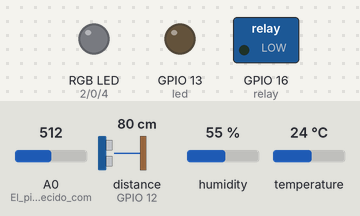
Bench run of a sketch on a simulated ESP8266 (NodeMCU). Parts: switched loads named in the sketch (green lamp = pin HIGH), an RGB LED mixed from three pins (HIGH = lit), output pins drawn as LEDs (lit = HIGH). The inputs (shaded band) are chosen by the test bench; at power-on: A0 (El_pin_A0_establecido_com) = 512, distance to the obstacle (sensor on GPIO 12) 80 cm, humidity 55 %, temperature 24 °C. The echo pulse lasts 58.3 µs per cm; WiFi joins after 1.5 s; servers stay silent unless stated; random numbers use the default seed unless the sketch sets one; no MQTT or app messages arrive unless stated; pins used as bus, display or sensor lines are not drawn; what the sketch prints to the serial monitor is not drawn.

Above: at 0.0 s.
At 1.6 s:
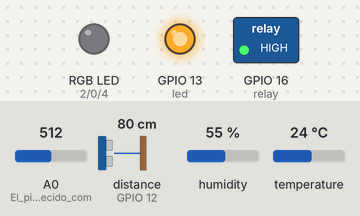
At 68.6 s:
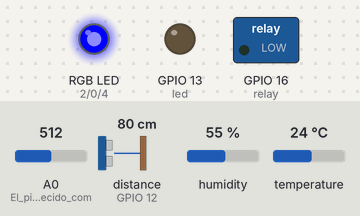
Timing chart, 0 to 70.1 s (numbered marks = the images above):
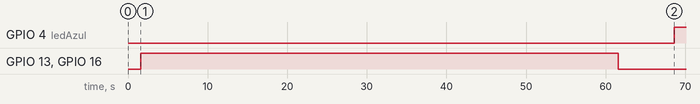

Measured:
- by itself, GPIO 4 (ledAzul): LOW → HIGH at 68.6 s
- by itself, GPIO 13 (led), GPIO 16 (relay): LOW → HIGH at 1.6 s, → LOW 60.0 s later

The sketch:

codigoFINALcomentado.ino
```cpp
/******************* Librerías usadas *************************/
//Libreria para conectarse a una red Wifi con el ESP8266
#include <ESP8266WiFi.h>
//Libreria para que el microcontrolador se comporte como un cliente MQTT
#include <PubSubClient.h>
//Libreria para realizar la calibracion de los sensores de temperatura y humedad
#include "DHTesp.h"

/******** Credenciales para la conexión MQTT *****************/
const char* ssid = "MOVISTAR-MalcaR.";//Nombre de red
const char* password = "I8k7l911@MalcaRamirez25.Com";// Contraseña de la red
const char* mqtt_server = "192.168.1.25"; //ip de broker
const char* mqtt_user = "grupo8";
const char* mqtt_password = "grupo8";

/************* Definimos los pines usados ****************/
//Se define los pines para los diferentes sensores
const int TRIG = 14;      // trigger en pin D5
const int ECHO = 12;      // echo en pin D6
const int relay = 16;    // relay en PIN D0
#define DHTpin 5         // declaramos el pin nro 5 - D1 para el sensor de temperatura y humedad
const int ledRojo = 2; //pin D4 LED-RGB
const int ledVerde = 0; //pin D3 LED-RGB
const int ledAzul = 4; //pin D2 LED-RGB
const int led =13;//pin D7 LED

const float VelSon = 34000.0;// Constante velocidad sonido en cm/s

bool validar= true; //Auxiliar para accionar solo una vez el envio de correo
bool validarriego= true;//Auxiliar para accionar como máximo dos veces el riego

/****** Inicializamos los valores de cada una de las salidas de los sensores ********/
float hum = 0;
float temp = 0;
float humedad =0;
float distancia;
String regar;

/******* Vector de caracteres para enviar el mensaje al topico ************/
char datos[100];
char datos2[100];
char datos3[100];
char datos4[100];
char datos5[100];

DHTesp dht; // declaramos una variable tipo DHTest

WiFiClient espClient;
PubSubClient client(espClient);
unsigned long lastMsg = 0;
#define MSG_BUFFER_SIZE  (50)
char msg[MSG_BUFFER_SIZE];
int value = 0;

void setup_wifi() {
  //Configuracion del wifi para establecer la conexion
  delay(10);
  Serial.println();
  Serial.print("Connecting to ");
  Serial.println(ssid);
  //Wifi en modo estación (STA)
  WiFi.mode(WIFI_STA);
  //Conectarse a la red wifi
  WiFi.begin(ssid, password);
  //Mientras no nos conectemos a la red wifi
  while (WiFi.status() != WL_CONNECTED) {
    delay(500);
    Serial.print(".");
  }
  //Inicializa el generador de numeros pseudo aleatorios con una semilla
  //establecida por el numero de ms en el cual arduino comenzo a ejecutar el programa
  randomSeed(micros());

  Serial.println("");
  Serial.println("WiFi connected");
  Serial.println("IP address: ");
  Serial.println(WiFi.localIP());

}

void callback(char* topic, byte* payload, unsigned int length) {
  String  cadena;
  Serial.print("Message arrived [");
  Serial.print(topic); //Topico al cual nos suscribimos
  Serial.print("] ");
  for (int i = 0; i < length; i++) {
    cadena += (char)payload[i];
  }
  regar = cadena; //Obtenemos el mensaje de salida del topico "Regar"

}

void reconnect() {
  // Codigo que se ejecutara mientras no se establezca la conexion con el protocolo MQTT.
  while (!client.connected()) { //Verifica si el cliente esta conectado al servidor
    Serial.print("Attempting MQTT connection...");
    // Crea un cliente con un id aleatorio, el cual se usara para conectar al servidor
    String clientId = "ESP8266Client-";
    clientId += String(random(0xffff), HEX);
    //Si la conexion se realiza de forma correcta.
    if (client.connect(clientId.c_str())) {
      Serial.println("connected");
      // Publica un mensaje en el topico "outTopic"
      client.publish("outTopic", "hello world");
      // Realiza una suscripción a un topico especifico "Riego"
      client.subscribe("Riego");
    } else {
      //Mensaje que se imprime en caso la conexion no se pudo realizar
      Serial.print("failed, rc=");
      Serial.print(client.state());
      Serial.println(" try again in 5 seconds");
      // Wait 5 seconds before retrying
      delay(5000);
    }
  }
}

void setup() {
  //Se definen los pines del LED RGB como salida
  pinMode(ledRojo,OUTPUT);
  pinMode(ledVerde,OUTPUT);
  pinMode(ledAzul,OUTPUT);
  //Se define LED como salida
  pinMode(led,OUTPUT);

  pinMode(TRIG, OUTPUT);   // trigger como salida(sensorultrasonido)
  pinMode(ECHO, INPUT);    // echo como entrada(sensorultrasonido)
  pinMode(relay, OUTPUT); // Configurar relay como salida o OUTPUT
  dht.setup(DHTpin, DHTesp::DHT22);
  pinMode(A0,INPUT); //El pin A0 establecido como entrada
  Serial.begin(115200);
  setup_wifi();//Configuracion del wifi para establecer la conexion
  client.setServer(mqtt_server, 1883);
  client.setCallback(callback);
}

void loop() {

TempAndHumidity  data = dht.getTempAndHumidity(); //Implementacion de la funcion que permitira realizar la calibracion de sensores.

  if (!client.connected()) {//Si el cliente no esta conectado al servidor
    reconnect();//Llamada a funcion reconnect
  }
  client.loop();//Funcion que permite que el cliente procese los mensajes entrantes y mantenga la conexion con el servidor.

  unsigned long now = millis();
  if (now - lastMsg > 2000) {
    lastMsg = now;
    hum = data.humidity;//Calibracion de los valores del sensor de humedad
    temp = data.temperature;//Calibracion de lo valores del sensor de temperatura
    humedad=map(analogRead(A0),0,1024,100,0);//Se realiza la calibracion de los valores que el sensor de humedad del suelo obtiene.
    //Obtener valores del sensor ultrasonido
    iniciarTrigger();

    unsigned long tiempo = pulseIn(ECHO, HIGH);// La función pulseIn obtiene el tiempo que tarda en cambiar entre estados, en este caso a HIGH

    distancia = tiempo * 0.000001 * VelSon / 2.0;  // Obtenemos la distancia en cm, hay que convertir el tiempo en segudos ya que está en microsegundos por eso se multiplica por 0.000001

    //Publicaciones para cada uno de los topicos
    sprintf(datos, "%.2f", temp);
    client.publish("Temperature",datos);

    sprintf(datos2, "%.2f", hum);
    client.publish("Humedad",datos2);

    sprintf(datos3, "%.2f", humedad);
    client.publish("HumedadSuelo",datos3);
  }

  //Riego opcional, en caso se cumplan con las condiciones de las lecturas de los sensores
  if ((humedad <50 || temp > 20 || hum <80)&& validarriego){
    strcpy(datos4, "inicia riego ");
    digitalWrite(relay, HIGH); // envia señal alta al relay
    validarriego=false;
    digitalWrite(led, HIGH);//
    delay(60000);
    digitalWrite(led, LOW);
    digitalWrite(relay, LOW);  // envia señal baja al relay
  }
  else{
    strcpy(datos4, "no regar");
  }

  delay(1000);
  if(distancia<=6){
    //Hacer color rojo
    digitalWrite(ledRojo,0);
    digitalWrite(ledVerde,0);
    digitalWrite(ledAzul,0);
    validar=true;
  }
  //Condicion para que se envíe el correo
  if (distancia>6 && validar){
    strcpy(datos5, "Llenar tanque");
    //Hacer color rojo
    digitalWrite(ledRojo,0);
    digitalWrite(ledVerde,0);
    digitalWrite(ledAzul,255);

    validar= false; //validar distancia
    client.publish("Correo",datos5);
  }
  client.publish("Mensaje",datos4);

  //Riego obligatorio diario.
  if(regar == "1")
  {
    validarriego = true; //riego dos veces por dia (maximo)
    digitalWrite(relay, HIGH); // envia señal alta al relay
  }
  else if(regar == "0"){
    digitalWrite(relay, LOW);  // envia señal baja al relay
  }
    delay(5000);
  }
  // Método que inicia la secuencia del Trigger para comenzar a medir
  void iniciarTrigger()
  {
    // Ponemos el Triiger en estado bajo y esperamos 2 ms
    digitalWrite(TRIG, LOW);
    delayMicroseconds(2);

    // Ponemos el pin Trigger a estado alto y esperamos 10 ms
    digitalWrite(TRIG, HIGH);
    delayMicroseconds(10);

    // Comenzamos poniendo el pin Trigger en estado bajo
    digitalWrite(TRIG, LOW);
  }
```
